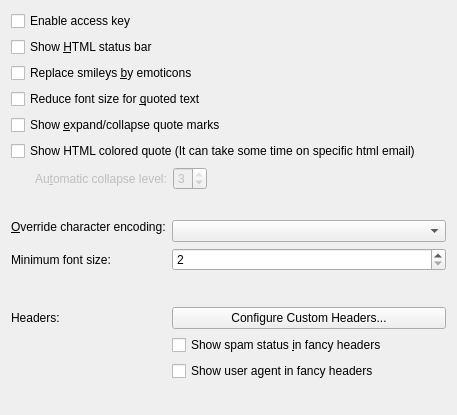
<?xml version="1.0" encoding="UTF-8"?>
<ui version="4.0">
 <author>/*  Copyright (C) 2009 Klarälvdalens Datakonsult AB, a KDAB Group company, info@kdab.net
  Copyright (c) 2009 Andras Mantia &lt;andras@kdab.net&gt;

  This program is free software; you can redistribute it and/or modify
  it under the terms of the GNU General Public License as published by
  the Free Software Foundation; either version 2 of the License, or
  (at your option) any later version.

  This program is distributed in the hope that it will be useful,
  but WITHOUT ANY WARRANTY; without even the implied warranty of
  MERCHANTABILITY or FITNESS FOR A PARTICULAR PURPOSE. See the
  GNU General Public License for more details.

  You should have received a copy of the GNU General Public License along
  with this program; if not, write to the Free Software Foundation, Inc.,
  51 Franklin Street, Fifth Floor, Boston, MA 02110-1301, USA.
*/</author>
 <class>Settings</class>
 <widget class="QWidget" name="Settings">
  <property name="geometry">
   <rect>
    <x>0</x>
    <y>0</y>
    <width>457</width>
    <height>415</height>
   </rect>
  </property>
  <property name="windowTitle">
   <string>Viewer settings</string>
  </property>
  <layout class="QVBoxLayout" name="verticalLayout_2">
   <item>
    <layout class="QVBoxLayout" name="verticalLayout">
     <item>
      <widget class="QCheckBox" name="kcfg_AccessKeyEnabled">
       <property name="text">
        <string>Enable access key</string>
       </property>
      </widget>
     </item>
     <item>
      <widget class="QCheckBox" name="kcfg_showColorBar">
       <property name="text">
        <string>Show &amp;HTML status bar</string>
       </property>
      </widget>
     </item>
     <item>
      <widget class="QCheckBox" name="kcfg_ShowEmoticons">
       <property name="text">
        <string>Replace smileys &amp;by emoticons</string>
       </property>
      </widget>
     </item>
     <item>
      <widget class="QCheckBox" name="kcfg_ShrinkQuotes">
       <property name="text">
        <string>Reduce font size for &amp;quoted text</string>
       </property>
      </widget>
     </item>
     <item>
      <widget class="QCheckBox" name="kcfg_ShowExpandQuotesMark">
       <property name="text">
        <string>Show &amp;expand/collapse quote marks</string>
       </property>
      </widget>
     </item>
     <item>
      <widget class="QCheckBox" name="kcfg_HtmlQuoteColorerEnabled">
       <property name="text">
        <string>Show HTML colored quote (It can take some time on specific html email)</string>
       </property>
      </widget>
     </item>
     <item>
      <layout class="QHBoxLayout" name="horizontalLayout_2">
       <item>
        <spacer name="horizontalSpacer">
         <property name="orientation">
          <enum>Qt::Horizontal</enum>
         </property>
         <property name="sizeType">
          <enum>QSizePolicy::Fixed</enum>
         </property>
         <property name="sizeHint" stdset="0">
          <size>
           <width>24</width>
           <height>20</height>
          </size>
         </property>
        </spacer>
       </item>
       <item>
        <widget class="QLabel" name="collapseQuoteLevelLabel">
         <property name="enabled">
          <bool>false</bool>
         </property>
         <property name="text">
          <string>Au&amp;tomatic collapse level:</string>
         </property>
         <property name="buddy">
          <cstring>kcfg_CollapseQuoteLevelSpin</cstring>
         </property>
        </widget>
       </item>
       <item>
        <widget class="QSpinBox" name="kcfg_CollapseQuoteLevelSpin">
         <property name="enabled">
          <bool>false</bool>
         </property>
         <property name="minimum">
          <number>1</number>
         </property>
         <property name="maximum">
          <number>3</number>
         </property>
         <property name="value">
          <number>3</number>
         </property>
        </widget>
       </item>
       <item>
        <spacer name="horizontalSpacer_2">
         <property name="orientation">
          <enum>Qt::Horizontal</enum>
         </property>
         <property name="sizeHint" stdset="0">
          <size>
           <width>40</width>
           <height>20</height>
          </size>
         </property>
        </spacer>
       </item>
      </layout>
     </item>
    </layout>
   </item>
   <item>
    <spacer name="verticalSpacer_2">
     <property name="orientation">
      <enum>Qt::Vertical</enum>
     </property>
     <property name="sizeType">
      <enum>QSizePolicy::Fixed</enum>
     </property>
     <property name="sizeHint" stdset="0">
      <size>
       <width>20</width>
       <height>24</height>
      </size>
     </property>
    </spacer>
   </item>
   <item>
    <layout class="QFormLayout" name="formLayout">
     <item row="0" column="0">
      <widget class="QLabel" name="label_3">
       <property name="sizePolicy">
        <sizepolicy hsizetype="Preferred" vsizetype="Maximum">
         <horstretch>0</horstretch>
         <verstretch>0</verstretch>
        </sizepolicy>
       </property>
       <property name="text">
        <string>&amp;Override character encoding:</string>
       </property>
       <property name="buddy">
        <cstring>overrideCharacterEncoding</cstring>
       </property>
      </widget>
     </item>
     <item row="0" column="1">
      <widget class="KComboBox" name="overrideCharacterEncoding">
       <property name="sizePolicy">
        <sizepolicy hsizetype="Preferred" vsizetype="Maximum">
         <horstretch>0</horstretch>
         <verstretch>0</verstretch>
        </sizepolicy>
       </property>
      </widget>
     </item>
     <item row="1" column="0">
      <widget class="QLabel" name="label_4">
       <property name="text">
        <string>Minimum font size:</string>
       </property>
       <property name="buddy">
        <cstring>kcfg_MinimumFontSize</cstring>
       </property>
      </widget>
     </item>
     <item row="1" column="1">
      <widget class="QSpinBox" name="kcfg_MinimumFontSize">
       <property name="minimum">
        <number>2</number>
       </property>
       <property name="maximum">
        <number>30</number>
       </property>
      </widget>
     </item>
     <item row="2" column="1">
      <spacer name="verticalSpacer_3">
       <property name="orientation">
        <enum>Qt::Vertical</enum>
       </property>
       <property name="sizeType">
        <enum>QSizePolicy::Fixed</enum>
       </property>
       <property name="sizeHint" stdset="0">
        <size>
         <width>20</width>
         <height>24</height>
        </size>
       </property>
      </spacer>
     </item>
     <item row="3" column="0">
      <widget class="QLabel" name="label">
       <property name="text">
        <string>Headers:</string>
       </property>
       <property name="buddy">
        <cstring>configureCustomHeadersButton</cstring>
       </property>
      </widget>
     </item>
     <item row="3" column="1">
      <widget class="QPushButton" name="configureCustomHeadersButton">
       <property name="text">
        <string>Configure Custom Headers...</string>
       </property>
      </widget>
     </item>
     <item row="4" column="1">
      <widget class="QCheckBox" name="kcfg_showSpamStatus">
       <property name="text">
        <string>Show spam status &amp;in fancy headers</string>
       </property>
      </widget>
     </item>
     <item row="5" column="1">
      <widget class="QCheckBox" name="kcfg_ShowUserAgent">
       <property name="text">
        <string>Show user agent in fancy headers</string>
       </property>
      </widget>
     </item>
    </layout>
   </item>
   <item>
    <spacer name="verticalSpacer">
     <property name="orientation">
      <enum>Qt::Vertical</enum>
     </property>
     <property name="sizeHint" stdset="0">
      <size>
       <width>20</width>
       <height>40</height>
      </size>
     </property>
    </spacer>
   </item>
  </layout>
 </widget>
 <customwidgets>
  <customwidget>
   <class>KComboBox</class>
   <extends>QComboBox</extends>
   <header>kcombobox.h</header>
  </customwidget>
 </customwidgets>
 <tabstops>
  <tabstop>kcfg_AccessKeyEnabled</tabstop>
  <tabstop>kcfg_showColorBar</tabstop>
  <tabstop>kcfg_ShowEmoticons</tabstop>
  <tabstop>kcfg_ShrinkQuotes</tabstop>
  <tabstop>kcfg_ShowExpandQuotesMark</tabstop>
  <tabstop>kcfg_CollapseQuoteLevelSpin</tabstop>
  <tabstop>overrideCharacterEncoding</tabstop>
  <tabstop>kcfg_MinimumFontSize</tabstop>
  <tabstop>configureCustomHeadersButton</tabstop>
  <tabstop>kcfg_showSpamStatus</tabstop>
  <tabstop>kcfg_ShowUserAgent</tabstop>
 </tabstops>
 <resources/>
 <connections>
  <connection>
   <sender>kcfg_ShowExpandQuotesMark</sender>
   <signal>toggled(bool)</signal>
   <receiver>collapseQuoteLevelLabel</receiver>
   <slot>setEnabled(bool)</slot>
   <hints>
    <hint type="sourcelabel">
     <x>94</x>
     <y>125</y>
    </hint>
    <hint type="destinationlabel">
     <x>138</x>
     <y>153</y>
    </hint>
   </hints>
  </connection>
  <connection>
   <sender>kcfg_ShowExpandQuotesMark</sender>
   <signal>toggled(bool)</signal>
   <receiver>kcfg_CollapseQuoteLevelSpin</receiver>
   <slot>setEnabled(bool)</slot>
   <hints>
    <hint type="sourcelabel">
     <x>179</x>
     <y>125</y>
    </hint>
    <hint type="destinationlabel">
     <x>228</x>
     <y>153</y>
    </hint>
   </hints>
  </connection>
 </connections>
</ui>
